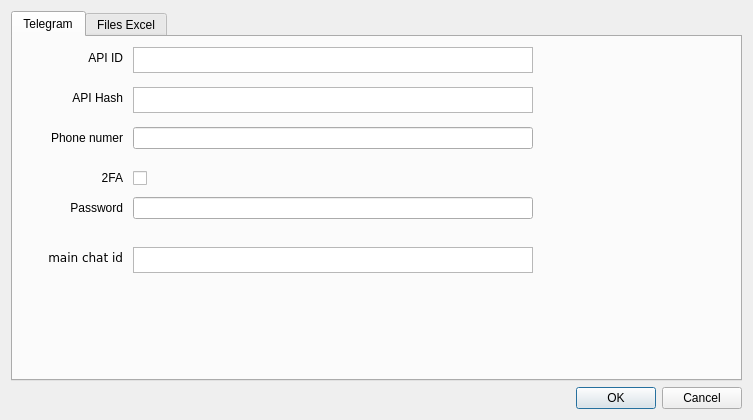
<?xml version="1.0" encoding="UTF-8"?>
<ui version="4.0">
 <class>Settings</class>
 <widget class="QDialog" name="Settings">
  <property name="geometry">
   <rect>
    <x>0</x>
    <y>0</y>
    <width>753</width>
    <height>420</height>
   </rect>
  </property>
  <property name="sizePolicy">
   <sizepolicy hsizetype="Preferred" vsizetype="MinimumExpanding">
    <horstretch>0</horstretch>
    <verstretch>0</verstretch>
   </sizepolicy>
  </property>
  <property name="windowTitle">
   <string>Settings</string>
  </property>
  <layout class="QGridLayout" name="gridLayout">
   <item row="2" column="0">
    <widget class="QDialogButtonBox" name="buttonBox">
     <property name="orientation">
      <enum>Qt::Orientation::Horizontal</enum>
     </property>
     <property name="standardButtons">
      <set>QDialogButtonBox::StandardButton::Cancel|QDialogButtonBox::StandardButton::Ok</set>
     </property>
    </widget>
   </item>
   <item row="0" column="0">
    <widget class="QTabWidget" name="tabWidget">
     <property name="currentIndex">
      <number>0</number>
     </property>
     <widget class="QWidget" name="Telegram">
      <attribute name="title">
       <string>Telegram</string>
      </attribute>
      <widget class="QLabel" name="label_api_hash">
       <property name="geometry">
        <rect>
         <x>10</x>
         <y>50</y>
         <width>100</width>
         <height>22</height>
        </rect>
       </property>
       <property name="text">
        <string>&lt;html&gt;&lt;head/&gt;&lt;body&gt;&lt;p align=&quot;right&quot;&gt;API Hash&lt;/p&gt;&lt;/body&gt;&lt;/html&gt;</string>
       </property>
      </widget>
      <widget class="QLabel" name="label_password">
       <property name="geometry">
        <rect>
         <x>10</x>
         <y>160</y>
         <width>100</width>
         <height>22</height>
        </rect>
       </property>
       <property name="text">
        <string>&lt;html&gt;&lt;head/&gt;&lt;body&gt;&lt;p align=&quot;right&quot;&gt;Password&lt;/p&gt;&lt;/body&gt;&lt;/html&gt;</string>
       </property>
      </widget>
      <widget class="QTextEdit" name="api_id">
       <property name="geometry">
        <rect>
         <x>120</x>
         <y>10</y>
         <width>400</width>
         <height>26</height>
        </rect>
       </property>
      </widget>
      <widget class="QLabel" name="label_2FA">
       <property name="geometry">
        <rect>
         <x>10</x>
         <y>130</y>
         <width>100</width>
         <height>22</height>
        </rect>
       </property>
       <property name="text">
        <string>&lt;html&gt;&lt;head/&gt;&lt;body&gt;&lt;p align=&quot;right&quot;&gt;2FA&lt;/p&gt;&lt;/body&gt;&lt;/html&gt;</string>
       </property>
      </widget>
      <widget class="QCheckBox" name="checkBox2FA">
       <property name="geometry">
        <rect>
         <x>120</x>
         <y>130</y>
         <width>400</width>
         <height>22</height>
        </rect>
       </property>
       <property name="text">
        <string/>
       </property>
      </widget>
      <widget class="QLabel" name="label_api_id">
       <property name="geometry">
        <rect>
         <x>10</x>
         <y>10</y>
         <width>100</width>
         <height>22</height>
        </rect>
       </property>
       <property name="text">
        <string>&lt;html&gt;&lt;head/&gt;&lt;body&gt;&lt;p align=&quot;right&quot;&gt;API ID&lt;/p&gt;&lt;/body&gt;&lt;/html&gt;</string>
       </property>
      </widget>
      <widget class="QTextEdit" name="api_hash">
       <property name="geometry">
        <rect>
         <x>120</x>
         <y>50</y>
         <width>400</width>
         <height>26</height>
        </rect>
       </property>
      </widget>
      <widget class="QLabel" name="label_phone_number">
       <property name="geometry">
        <rect>
         <x>10</x>
         <y>90</y>
         <width>100</width>
         <height>22</height>
        </rect>
       </property>
       <property name="text">
        <string>&lt;html&gt;&lt;head/&gt;&lt;body&gt;&lt;p align=&quot;right&quot;&gt;Phone numer&lt;/p&gt;&lt;/body&gt;&lt;/html&gt;</string>
       </property>
      </widget>
      <widget class="QLineEdit" name="password">
       <property name="geometry">
        <rect>
         <x>120</x>
         <y>160</y>
         <width>400</width>
         <height>22</height>
        </rect>
       </property>
       <property name="echoMode">
        <enum>QLineEdit::EchoMode::PasswordEchoOnEdit</enum>
       </property>
      </widget>
      <widget class="QLineEdit" name="phone_number">
       <property name="geometry">
        <rect>
         <x>120</x>
         <y>90</y>
         <width>400</width>
         <height>22</height>
        </rect>
       </property>
      </widget>
      <widget class="QTextEdit" name="main_chat_id">
       <property name="geometry">
        <rect>
         <x>120</x>
         <y>210</y>
         <width>400</width>
         <height>26</height>
        </rect>
       </property>
      </widget>
      <widget class="QLabel" name="label_main_chat_id">
       <property name="geometry">
        <rect>
         <x>10</x>
         <y>210</y>
         <width>100</width>
         <height>22</height>
        </rect>
       </property>
       <property name="text">
        <string>&lt;html&gt;&lt;head/&gt;&lt;body&gt;&lt;pre align=&quot;right&quot; style=&quot; margin-top:12px; margin-bottom:12px; margin-left:0px; margin-right:0px; -qt-block-indent:0; text-indent:0px;&quot;&gt;&lt;a name=&quot;tw-target&quot;/&gt;&lt;span style=&quot; font-family:'Courier New';&quot;&gt;m&lt;/span&gt;&lt;span style=&quot; font-family:'Courier New';&quot;&gt;ain chat id&lt;/span&gt;&lt;/pre&gt;&lt;/body&gt;&lt;/html&gt;</string>
       </property>
      </widget>
     </widget>
     <widget class="QWidget" name="tab_2">
      <attribute name="title">
       <string>Files Excel</string>
      </attribute>
      <widget class="QLabel" name="label_2">
       <property name="geometry">
        <rect>
         <x>10</x>
         <y>10</y>
         <width>101</width>
         <height>50</height>
        </rect>
       </property>
       <property name="text">
        <string>&lt;html&gt;&lt;head/&gt;&lt;body&gt;&lt;p align=&quot;center&quot;&gt;Путь к папке&lt;/p&gt;&lt;/body&gt;&lt;/html&gt;</string>
       </property>
      </widget>
      <widget class="QLineEdit" name="directory_path">
       <property name="geometry">
        <rect>
         <x>200</x>
         <y>20</y>
         <width>400</width>
         <height>22</height>
        </rect>
       </property>
      </widget>
      <widget class="QLineEdit" name="directory_path_temp">
       <property name="geometry">
        <rect>
         <x>200</x>
         <y>100</y>
         <width>400</width>
         <height>22</height>
        </rect>
       </property>
       <property name="readOnly">
        <bool>true</bool>
       </property>
      </widget>
      <widget class="QLabel" name="label_7">
       <property name="geometry">
        <rect>
         <x>10</x>
         <y>90</y>
         <width>101</width>
         <height>50</height>
        </rect>
       </property>
       <property name="text">
        <string>&lt;html&gt;&lt;head/&gt;&lt;body&gt;&lt;p align=&quot;center&quot;&gt;Путь к  temp&lt;/p&gt;&lt;/body&gt;&lt;/html&gt;</string>
       </property>
      </widget>
      <widget class="QLabel" name="label_file_extension">
       <property name="geometry">
        <rect>
         <x>10</x>
         <y>130</y>
         <width>101</width>
         <height>50</height>
        </rect>
       </property>
       <property name="text">
        <string>&lt;html&gt;&lt;head/&gt;&lt;body&gt;&lt;p align=&quot;center&quot;&gt;Расширение&lt;/p&gt;&lt;/body&gt;&lt;/html&gt;</string>
       </property>
      </widget>
      <widget class="QLineEdit" name="file_extension">
       <property name="geometry">
        <rect>
         <x>200</x>
         <y>140</y>
         <width>400</width>
         <height>22</height>
        </rect>
       </property>
       <property name="text">
        <string>.xls</string>
       </property>
      </widget>
      <widget class="QLineEdit" name="prefix_number">
       <property name="geometry">
        <rect>
         <x>200</x>
         <y>180</y>
         <width>400</width>
         <height>22</height>
        </rect>
       </property>
       <property name="text">
        <string>8632/24/</string>
       </property>
      </widget>
      <widget class="QLabel" name="label_prefix_number">
       <property name="geometry">
        <rect>
         <x>10</x>
         <y>170</y>
         <width>81</width>
         <height>50</height>
        </rect>
       </property>
       <property name="text">
        <string>&lt;html&gt;&lt;head/&gt;&lt;body&gt;&lt;p align=&quot;center&quot;&gt;Префикс&lt;/p&gt;&lt;/body&gt;&lt;/html&gt;</string>
       </property>
      </widget>
      <widget class="QLineEdit" name="name_pattern_contract">
       <property name="geometry">
        <rect>
         <x>200</x>
         <y>220</y>
         <width>400</width>
         <height>22</height>
        </rect>
       </property>
       <property name="text">
        <string>Договір купівлі-продажу</string>
       </property>
      </widget>
      <widget class="QLabel" name="label_name_pattern_contract">
       <property name="geometry">
        <rect>
         <x>10</x>
         <y>220</y>
         <width>171</width>
         <height>21</height>
        </rect>
       </property>
       <property name="text">
        <string>&lt;html&gt;&lt;head/&gt;&lt;body&gt;&lt;p align=&quot;center&quot;&gt;Паттерн поиска договора&lt;/p&gt;&lt;/body&gt;&lt;/html&gt;</string>
       </property>
      </widget>
      <widget class="QLineEdit" name="name_pattern_act">
       <property name="geometry">
        <rect>
         <x>200</x>
         <y>260</y>
         <width>400</width>
         <height>22</height>
        </rect>
       </property>
       <property name="text">
        <string>ActInspectSale</string>
       </property>
      </widget>
      <widget class="QLabel" name="label_name_pattern_act">
       <property name="geometry">
        <rect>
         <x>10</x>
         <y>260</y>
         <width>151</width>
         <height>20</height>
        </rect>
       </property>
       <property name="text">
        <string>&lt;html&gt;&lt;head/&gt;&lt;body&gt;&lt;p align=&quot;center&quot;&gt;Паттерно поиска акта&lt;/p&gt;&lt;/body&gt;&lt;/html&gt;</string>
       </property>
      </widget>
      <widget class="QPushButton" name="push_select_path">
       <property name="geometry">
        <rect>
         <x>610</x>
         <y>20</y>
         <width>22</width>
         <height>22</height>
        </rect>
       </property>
       <property name="text">
        <string>...</string>
       </property>
      </widget>
      <widget class="QLabel" name="label_8">
       <property name="geometry">
        <rect>
         <x>10</x>
         <y>50</y>
         <width>101</width>
         <height>50</height>
        </rect>
       </property>
       <property name="text">
        <string>&lt;html&gt;&lt;head/&gt;&lt;body&gt;&lt;p align=&quot;center&quot;&gt;Путь к staff&lt;/p&gt;&lt;/body&gt;&lt;/html&gt;</string>
       </property>
      </widget>
      <widget class="QLineEdit" name="directory_path_staff">
       <property name="geometry">
        <rect>
         <x>200</x>
         <y>60</y>
         <width>400</width>
         <height>22</height>
        </rect>
       </property>
       <property name="readOnly">
        <bool>true</bool>
       </property>
      </widget>
     </widget>
    </widget>
   </item>
  </layout>
 </widget>
 <resources/>
 <connections>
  <connection>
   <sender>buttonBox</sender>
   <signal>accepted()</signal>
   <receiver>Settings</receiver>
   <slot>accept()</slot>
   <hints>
    <hint type="sourcelabel">
     <x>248</x>
     <y>254</y>
    </hint>
    <hint type="destinationlabel">
     <x>157</x>
     <y>274</y>
    </hint>
   </hints>
  </connection>
  <connection>
   <sender>buttonBox</sender>
   <signal>rejected()</signal>
   <receiver>Settings</receiver>
   <slot>reject()</slot>
   <hints>
    <hint type="sourcelabel">
     <x>316</x>
     <y>260</y>
    </hint>
    <hint type="destinationlabel">
     <x>286</x>
     <y>274</y>
    </hint>
   </hints>
  </connection>
 </connections>
</ui>
